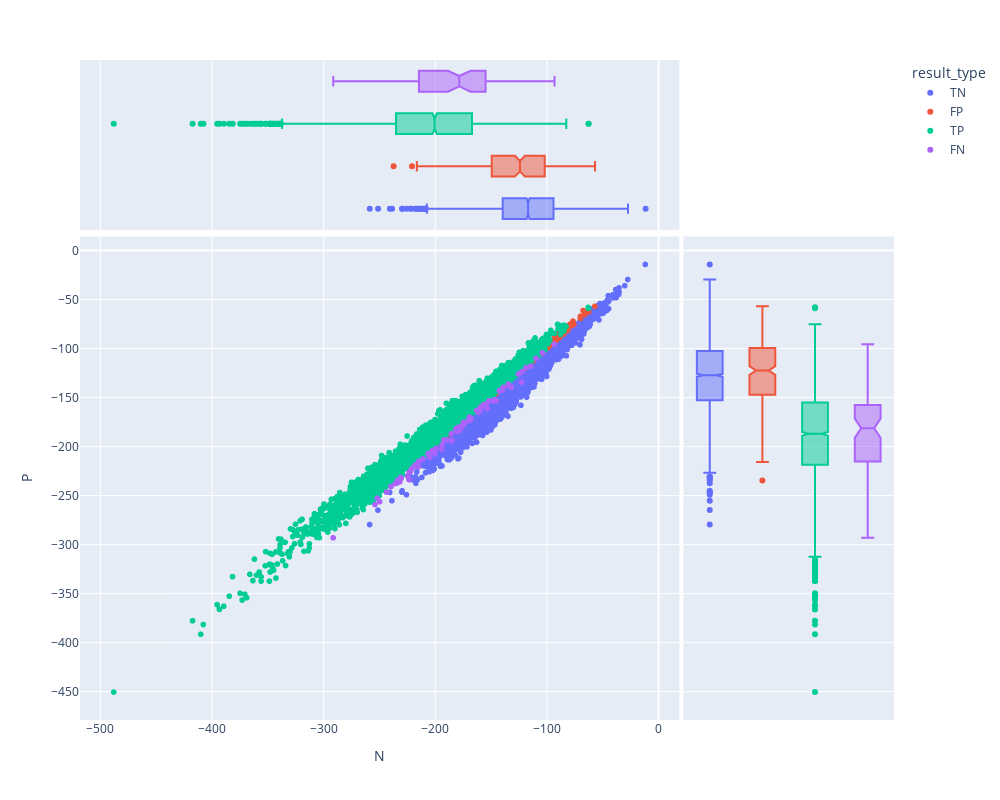

Source (notebook cell):
### Code cell
px.scatter(X, 'N','P', color='result_type', hover_name='points', height=800, width=1000, marginal_x='box', marginal_y='box')

### Figure 1 — Plotly figure (JSON) as saved in the notebook; plotly's stock layout.template omitted (floating-point values rounded to 4 significant figures; data arrays with more than 128 entries replaced by an {"elided": "..."} marker saying what was removed)
{"data": [{"hovertemplate": "<b>%{hovertext}</b><br><br>result_type=TN<br>N=%{x}<br>P=%{y}<extra></extra>", "hovertext": {"elided": "2879 int values"}, "legendgroup": "TN", "marker": {"color": "#636efa", "symbol": "circle"}, "mode": "markers", "name": "TN", "showlegend": true, "type": "scattergl", "x": {"elided": "2879 float values"}, "xaxis": "x", "y": {"elided": "2879 float values"}, "yaxis": "y"}, {"alignmentgroup": "True", "hovertemplate": "<b>%{hovertext}</b><br><br>result_type=TN<br>N=%{x}<extra></extra>", "hovertext": {"elided": "2879 int values"}, "legendgroup": "TN", "marker": {"color": "#636efa", "symbol": "circle"}, "name": "TN", "notched": true, "offsetgroup": "TN", "showlegend": false, "type": "box", "x": {"elided": "2879 float values"}, "xaxis": "x3", "yaxis": "y3"}, {"alignmentgroup": "True", "hovertemplate": "<b>%{hovertext}</b><br><br>result_type=TN<br>P=%{y}<extra></extra>", "hovertext": {"elided": "2879 int values"}, "legendgroup": "TN", "marker": {"color": "#636efa", "symbol": "circle"}, "name": "TN", "notched": true, "offsetgroup": "TN", "showlegend": false, "type": "box", "xaxis": "x2", "y": {"elided": "2879 float values"}, "yaxis": "y2"}, {"hovertemplate": "<b>%{hovertext}</b><br><br>result_type=FP<br>N=%{x}<br>P=%{y}<extra></extra>", "hovertext": {"elided": "283 int values"}, "legendgroup": "FP", "marker": {"color": "#EF553B", "symbol": "circle"}, "mode": "markers", "name": "FP", "showlegend": true, "type": "scattergl", "x": {"elided": "283 float values"}, "xaxis": "x", "y": {"elided": "283 float values"}, "yaxis": "y"}, {"alignmentgroup": "True", "hovertemplate": "<b>%{hovertext}</b><br><br>result_type=FP<br>N=%{x}<extra></extra>", "hovertext": {"elided": "283 int values"}, "legendgroup": "FP", "marker": {"color": "#EF553B", "symbol": "circle"}, "name": "FP", "notched": true, "offsetgroup": "FP", "showlegend": false, "type": "box", "x": {"elided": "283 float values"}, "xaxis": "x3", "yaxis": "y3"}, {"alignmentgroup": "True", "hovertemplate": "<b>%{hovertext}</b><br><br>result_type=FP<br>P=%{y}<extra></extra>", "hovertext": {"elided": "283 int values"}, "legendgroup": "FP", "marker": {"color": "#EF553B", "symbol": "circle"}, "name": "FP", "notched": true, "offsetgroup": "FP", "showlegend": false, "type": "box", "xaxis": "x2", "y": {"elided": "283 float values"}, "yaxis": "y2"}, {"hovertemplate": "<b>%{hovertext}</b><br><br>result_type=TP<br>N=%{x}<br>P=%{y}<extra></extra>", "hovertext": {"elided": "2880 int values"}, "legendgroup": "TP", "marker": {"color": "#00cc96", "symbol": "circle"}, "mode": "markers", "name": "TP", "showlegend": true, "type": "scattergl", "x": {"elided": "2880 float values"}, "xaxis": "x", "y": {"elided": "2880 float values"}, "yaxis": "y"}, {"alignmentgroup": "True", "hovertemplate": "<b>%{hovertext}</b><br><br>result_type=TP<br>N=%{x}<extra></extra>", "hovertext": {"elided": "2880 int values"}, "legendgroup": "TP", "marker": {"color": "#00cc96", "symbol": "circle"}, "name": "TP", "notched": true, "offsetgroup": "TP", "showlegend": false, "type": "box", "x": {"elided": "2880 float values"}, "xaxis": "x3", "yaxis": "y3"}, {"alignmentgroup": "True", "hovertemplate": "<b>%{hovertext}</b><br><br>result_type=TP<br>P=%{y}<extra></extra>", "hovertext": {"elided": "2880 int values"}, "legendgroup": "TP", "marker": {"color": "#00cc96", "symbol": "circle"}, "name": "TP", "notched": true, "offsetgroup": "TP", "showlegend": false, "type": "box", "xaxis": "x2", "y": {"elided": "2880 float values"}, "yaxis": "y2"}, {"hovertemplate": "<b>%{hovertext}</b><br><br>result_type=FN<br>N=%{x}<br>P=%{y}<extra></extra>", "hovertext": [93, 93, 93, 93, 93, 93, 93, 93, 93, 93, 94, 93, 93, 93, 93, 93, 94, 93, 93, 95, 93, 93, 93, 93, 93, 93, 93, 93, 93, 93, 93, 93, 93, 93, 93, 93, 94, 94, 93, 93, 93, 95, 93, 93, 93, 93, 93, 94, 94, 94, 93, 93, 94, 93, 95, 94, 93, 93, 93, 93, 93, 93, 93, 93, 93, 93, 93, 93, 93, 93, 93, 94, 93, 94, 93, 94, 93, 93, 93, 94, 93, 93, 97, 93, 93, 93], "legendgroup": "FN", "marker": {"color": "#ab63fa", "symbol": "circle"}, "mode": "markers", "name": "FN", "showlegend": true, "type": "scattergl", "x": [-155.1, -231.6, -174.2, -189.6, -133.1, -140.0, -219.2, -179.1, -202.4, -145.4, -175.2, -122.4, -205.5, -159.8, -151.7, -192.2, -160.4, -223.2, -146.9, -206.3, -230.4, -179.7, -125.3, -168.7, -222.2, -134.4, -169.2, -169.3, -221.5, -217.3, -93.18, -154.9, -109.5, -161.3, -199.3, -177.4, -230.7, -153.8, -204.7, -148.1, -138.7, -291.4, -233.8, -194.2, -181.6, -169.1, -239.6, -185.3, -201.5, -185.0, -223.1, -167.8, -162.8, -114.4, -180.3, -159.1, -223.4, -131.8, -156.7, -214.7, -174.2, -103.8, -184.9, -249.6, -253.9, -177.9, -243.4, -142.4, -214.9, -211.0, -181.0, -161.1, -224.8, -159.8, -153.3, -200.3, -233.5, -251.8, -133.4, -235.7, -176.3, -122.2, -202.8, -118.5, -170.3, -193.8], "xaxis": "x", "y": [-157.5, -235.9, -175.1, -193.2, -138.0, -142.4, -220.8, -181.8, -204.2, -153.2, -177.8, -134.4, -209.0, -163.3, -153.3, -193.2, -163.5, -226.1, -152.1, -207.2, -232.3, -180.6, -125.9, -170.3, -225.6, -136.2, -169.9, -171.3, -223.5, -218.4, -95.57, -159.0, -109.9, -162.6, -201.9, -179.8, -231.5, -156.2, -210.9, -153.1, -139.5, -293.1, -237.1, -202.7, -182.7, -173.2, -240.8, -186.8, -204.6, -194.2, -226.3, -171.6, -163.2, -118.1, -184.7, -159.7, -233.7, -139.5, -157.3, -215.1, -177.4, -104.4, -193.7, -256.2, -259.1, -183.2, -246.5, -142.9, -220.6, -212.5, -181.8, -165.1, -229.8, -161.3, -161.1, -206.9, -234.1, -252.7, -137.9, -237.7, -180.1, -123.5, -204.8, -119.4, -174.0, -198.3], "yaxis": "y"}, {"alignmentgroup": "True", "hovertemplate": "<b>%{hovertext}</b><br><br>result_type=FN<br>N=%{x}<extra></extra>", "hovertext": [93, 93, 93, 93, 93, 93, 93, 93, 93, 93, 94, 93, 93, 93, 93, 93, 94, 93, 93, 95, 93, 93, 93, 93, 93, 93, 93, 93, 93, 93, 93, 93, 93, 93, 93, 93, 94, 94, 93, 93, 93, 95, 93, 93, 93, 93, 93, 94, 94, 94, 93, 93, 94, 93, 95, 94, 93, 93, 93, 93, 93, 93, 93, 93, 93, 93, 93, 93, 93, 93, 93, 94, 93, 94, 93, 94, 93, 93, 93, 94, 93, 93, 97, 93, 93, 93], "legendgroup": "FN", "marker": {"color": "#ab63fa", "symbol": "circle"}, "name": "FN", "notched": true, "offsetgroup": "FN", "showlegend": false, "type": "box", "x": [-155.1, -231.6, -174.2, -189.6, -133.1, -140.0, -219.2, -179.1, -202.4, -145.4, -175.2, -122.4, -205.5, -159.8, -151.7, -192.2, -160.4, -223.2, -146.9, -206.3, -230.4, -179.7, -125.3, -168.7, -222.2, -134.4, -169.2, -169.3, -221.5, -217.3, -93.18, -154.9, -109.5, -161.3, -199.3, -177.4, -230.7, -153.8, -204.7, -148.1, -138.7, -291.4, -233.8, -194.2, -181.6, -169.1, -239.6, -185.3, -201.5, -185.0, -223.1, -167.8, -162.8, -114.4, -180.3, -159.1, -223.4, -131.8, -156.7, -214.7, -174.2, -103.8, -184.9, -249.6, -253.9, -177.9, -243.4, -142.4, -214.9, -211.0, -181.0, -161.1, -224.8, -159.8, -153.3, -200.3, -233.5, -251.8, -133.4, -235.7, -176.3, -122.2, -202.8, -118.5, -170.3, -193.8], "xaxis": "x3", "yaxis": "y3"}, {"alignmentgroup": "True", "hovertemplate": "<b>%{hovertext}</b><br><br>result_type=FN<br>P=%{y}<extra></extra>", "hovertext": [93, 93, 93, 93, 93, 93, 93, 93, 93, 93, 94, 93, 93, 93, 93, 93, 94, 93, 93, 95, 93, 93, 93, 93, 93, 93, 93, 93, 93, 93, 93, 93, 93, 93, 93, 93, 94, 94, 93, 93, 93, 95, 93, 93, 93, 93, 93, 94, 94, 94, 93, 93, 94, 93, 95, 94, 93, 93, 93, 93, 93, 93, 93, 93, 93, 93, 93, 93, 93, 93, 93, 94, 93, 94, 93, 94, 93, 93, 93, 94, 93, 93, 97, 93, 93, 93], "legendgroup": "FN", "marker": {"color": "#ab63fa", "symbol": "circle"}, "name": "FN", "notched": true, "offsetgroup": "FN", "showlegend": false, "type": "box", "xaxis": "x2", "y": [-157.5, -235.9, -175.1, -193.2, -138.0, -142.4, -220.8, -181.8, -204.2, -153.2, -177.8, -134.4, -209.0, -163.3, -153.3, -193.2, -163.5, -226.1, -152.1, -207.2, -232.3, -180.6, -125.9, -170.3, -225.6, -136.2, -169.9, -171.3, -223.5, -218.4, -95.57, -159.0, -109.9, -162.6, -201.9, -179.8, -231.5, -156.2, -210.9, -153.1, -139.5, -293.1, -237.1, -202.7, -182.7, -173.2, -240.8, -186.8, -204.6, -194.2, -226.3, -171.6, -163.2, -118.1, -184.7, -159.7, -233.7, -139.5, -157.3, -215.1, -177.4, -104.4, -193.7, -256.2, -259.1, -183.2, -246.5, -142.9, -220.6, -212.5, -181.8, -165.1, -229.8, -161.3, -161.1, -206.9, -234.1, -252.7, -137.9, -237.7, -180.1, -123.5, -204.8, -119.4, -174.0, -198.3], "yaxis": "y2"}], "layout": {"height": 800, "legend": {"title": {"text": "result_type"}, "tracegroupgap": 0}, "margin": {"t": 60}, "width": 1000, "xaxis": {"anchor": "y", "autorange": true, "domain": [0, 0.7363], "range": [-518.3, 18.65], "title": {"text": "N"}, "type": "linear"}, "xaxis2": {"anchor": "y2", "autorange": true, "domain": [0.7413, 1], "matches": "x2", "range": [-0.5, 3.5], "showgrid": false, "showline": false, "showticklabels": false, "ticks": "", "type": "category"}, "xaxis3": {"anchor": "y3", "autorange": true, "domain": [0, 0.7363], "matches": "x", "range": [-518.3, 18.65], "showgrid": true, "showticklabels": false, "type": "linear"}, "xaxis4": {"anchor": "y4", "domain": [0.7413, 1], "matches": "x2", "showgrid": false, "showline": false, "showticklabels": false, "ticks": ""}, "yaxis": {"anchor": "x", "autorange": true, "domain": [0, 0.7326], "range": [-478.9, 14.35], "title": {"text": "P"}, "type": "linear"}, "yaxis2": {"anchor": "x2", "autorange": true, "domain": [0, 0.7326], "matches": "y", "range": [-478.9, 14.35], "showgrid": true, "showticklabels": false, "type": "linear"}, "yaxis3": {"anchor": "x3", "autorange": true, "domain": [0.7426, 1], "matches": "y3", "range": [-0.5, 3.5], "showgrid": false, "showline": false, "showticklabels": false, "ticks": "", "type": "category"}, "yaxis4": {"anchor": "x4", "domain": [0.7426, 1], "matches": "y3", "showgrid": true, "showline": false, "showticklabels": false, "ticks": ""}}}
